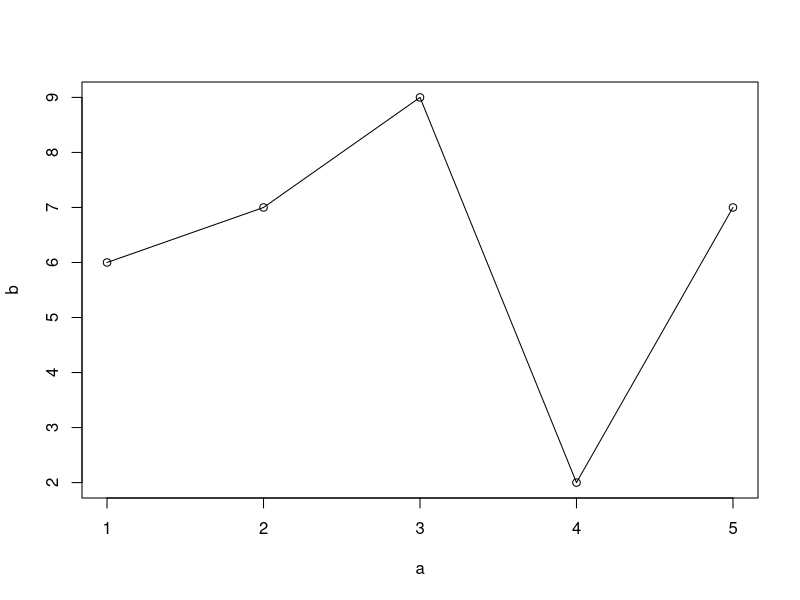
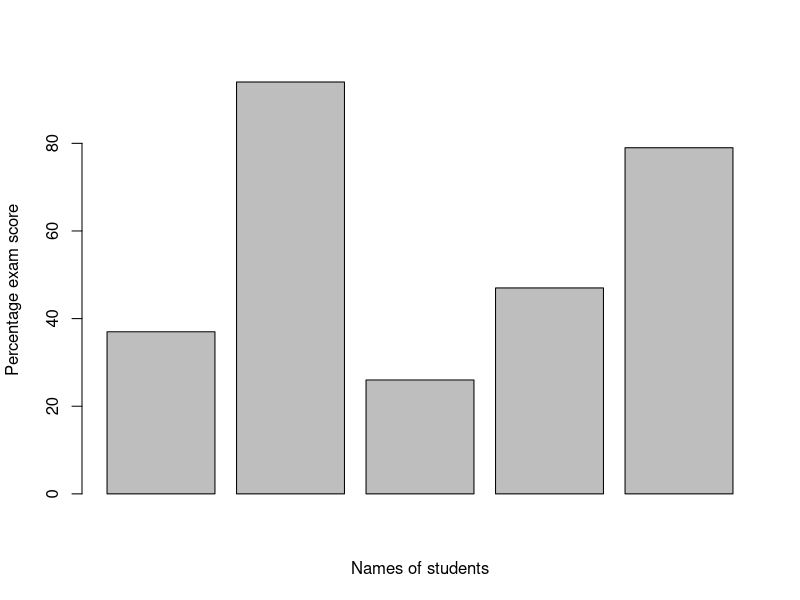

The R source for these figures, in order: (Note: this script raises an error after producing the figures.)
#Q1)
a=c(1, 2, 3, 4, 5)
b=c(6, 7, 9, 2, 7)
c=c(1, 9, 2, 5, 4)

# Creating a 3X5 (3 rows and 5 columns) matrix by using rbind function 
matrix1=rbind(a,b,c)
#Creating a 5X3 (5 rows and 3 columns) matrix by using cbind function 
matrix2=cbind(a, b,c)

print(matrix1)

#plotting graph where entries in vectors a and b are from the x and y axis respectively.
plot(a,b, type="o")

#Q2)

#creating data frame
emp.info <- data.frame(Name=c("Jane", "Anna", "Tom", "Wendy", "Lauren"), 
                     Age=c(39, 23, 49, 36, 26), 
                     Role=c("Manager", "Junior Consultant", "Senior Manager", "HR coordinator", "Finance manager"), 
                     Length_of_service=c("5 years", "10 years", "20 years", "3 years", "7 years")) 


#printing emp.info data frame
print(emp.info)


#Q3 of HLT
install.packages("GGPLOT 2")

#Sorry cannot do Q3 since this version of R studio does not have GGPLOT 2 library

#Q4)

#creating a row vector

H<- c(37, 94, 26, 47, 79)
N<- c("Joe","Johnson","Alex","Anna", "Wendy")

# creating the barchart
barplot(H,Names.arg=N, xlab="Names of students" , ylab="Percentage exam score")

#Q5)

#taking input from user

input1<-readline("Please enter your name")

print(input1)


input2<-readline("Please enter your age")

print(input2)

#Q6)

# creating a list of integers from 50 to 20
List1<- c(20:50)
print(List1)

# finding the mean of the list of integers in List1
mean<- mean(List1)
print(mean)

# find the sum of all integers in List1
sum(List1)

#Q7)struggling to do Q7

vector<-RNGkind(-50:50, 10)
RNGkind(kind=null)
